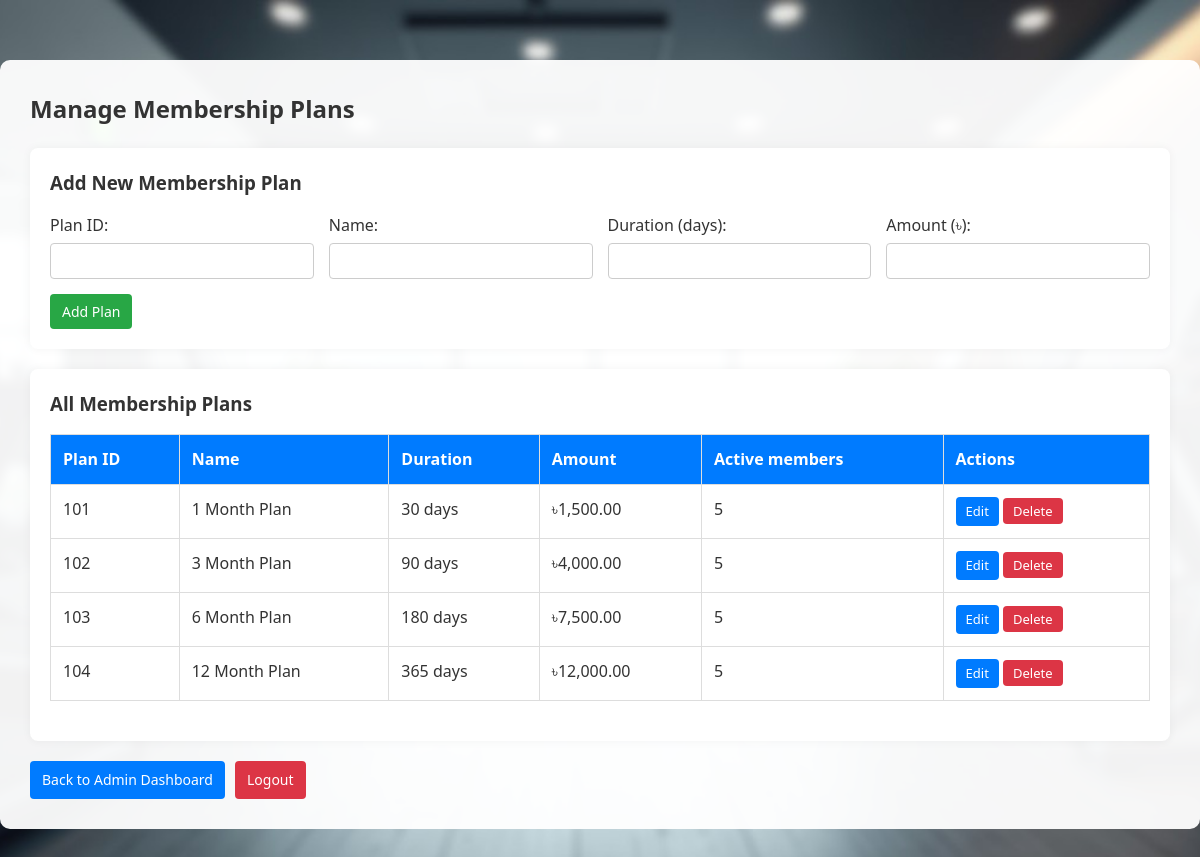
Screenshot of /dashboard/admin/manage_membership_plan.php (signed in) with the database file from the repository.
### tables this page shows
CREATE TABLE `membership_plan` (
  `Plan_id` int(11) NOT NULL,
  `Name` varchar(100) DEFAULT NULL,
  `Duration` int(11) DEFAULT NULL,
  `Amount` decimal(10,2) DEFAULT NULL,
  `Created_by` int(11) DEFAULT NULL
);

### includes/session_check.php (called while the page is built, shortened)
<?php
function e($value): string
{
    return htmlspecialchars((string) $value, ENT_QUOTES, 'UTF-8');
}

### dashboard/admin/manage_membership_plan.php (the view, shortened to what this page needs)
<?php
require_once('../../includes/session_check.php');
require_once('../../includes/db_connect.php');
$error = '';
$edit_plan = null;
$form = ($error && !isset($_POST['delete_id'])) ? [
    'Plan_id' => $_POST['plan_id'] ?? '', 'Name' => $_POST['name'] ?? '',
    'Duration' => $_POST['duration'] ?? '', 'Amount' => $_POST['amount'] ?? '',
] : ($edit_plan ?? []);
$editing = $edit_plan !== null || ($error && isset($_POST['update']));
$plans = $conn->query("
    SELECT mp.*, (SELECT COUNT(*) FROM uses u WHERE u.Plan_ID = mp.Plan_id) AS member_count
    FROM membership_plan mp ORDER BY mp.Duration
");
?>
<!DOCTYPE html>
<html lang="en">
<head>
    <link rel="stylesheet" href="../../assets/css/style.css">
</head>
<body class="page-with-bg">
<div class="container">
    <h2>Manage Membership Plans</h2>
    <div class="card">
        <h3><?= $editing ? 'Update Membership Plan' : 'Add New Membership Plan' ?></h3>
        <form method="POST">
            <div class="form-row">
                <div class="form-group">
                    <label>Plan ID:</label>
                    <input type="number" name="plan_id" min="1" class="form-control" required
                           value="<?= e($form['Plan_id'] ?? '') ?>" <?= $editing ? 'readonly' : '' ?>>
                </div>
                <div class="form-group">
                    <label>Name:</label>
                    <input type="text" name="name" class="form-control" required value="<?= e($form['Name'] ?? '') ?>">
                </div>
                <div class="form-group">
                    <label>Duration (days):</label>
                    <input type="number" name="duration" min="1" class="form-control" required value="<?= e($form['Duration'] ?? '') ?>">
                </div>
                <div class="form-group">
                    <label>Amount (৳):</label>
                    <input type="number" step="0.01" min="0.01" name="amount" class="form-control" required value="<?= e($form['Amount'] ?? '') ?>">
                </div>
            </div>
            <?php if ($editing): ?>
                <button type="submit" name="update" class="btn btn-success">Update Plan</button>
                <a href="manage_membership_plan.php" class="btn btn-secondary">Cancel</a>
            <?php else: ?>
                <button type="submit" name="add" class="btn btn-success">Add Plan</button>
            <?php endif; ?>
        </form>
    </div>
    <div class="card">
        <h3>All Membership Plans</h3>
        <div class="table-wrap">
            <table class="table">
                <tr><th>Plan ID</th><th>Name</th><th>Duration</th><th>Amount</th><th>Active members</th><th>Actions</th></tr>
                <?php while ($row = $plans->fetch_assoc()): ?>
                    <tr>
                        <td><?= e($row['Plan_id']) ?></td>
                        <td><?= e($row['Name']) ?></td>
                        <td><?= e($row['Duration']) ?> days</td>
                        <td>৳<?= number_format((float) $row['Amount'], 2) ?></td>
                        <td><?= e($row['member_count']) ?></td>
                        <td>
                            <a href="?edit=<?= e($row['Plan_id']) ?>" class="btn btn-sm btn-primary">Edit</a>
                            <form method="POST" onsubmit="return confirmDelete('plan')">
                                <button type="submit" class="btn btn-sm btn-danger">Delete</button>
                            </form>
                        </td>
                    </tr>
                <?php endwhile; ?>
            </table>
        </div>
    </div>
    <div class="navigation">
        <a href="admin.php" class="btn btn-primary">Back to Admin Dashboard</a>
        <a href="../../logout.php" class="btn btn-danger">Logout</a>
    </div>
</div>
</body>
</html>

### assets/css/style.css (style rules this page uses)
* { margin: 0; padding: 0; box-sizing: border-box; font-family: "Segoe UI", Tahoma, Geneva, Verdana, sans-serif; }
body { background-color: #f4f6f8; color: #333; line-height: 1.6; }
h2 { margin-bottom: 20px; }
h3 { margin-bottom: 15px; }
.container { max-width: 1200px; margin: 0 auto; padding: 20px; }
.card { background: #fff; border-radius: 8px; padding: 20px; margin-bottom: 20px; box-shadow: 0 0 10px rgba(0,0,0,0.05); }
.navigation { margin-top: 20px; display: flex; flex-wrap: wrap; gap: 10px; }
.table-wrap { overflow-x: auto; }
.table { width: 100%; border-collapse: collapse; margin-bottom: 20px; }
.table th, .table td { padding: 12px; border: 1px solid #ddd; text-align: left; vertical-align: top; }
.table th { background-color: #007bff; color: white; }
.table td form { display: inline; }
.form-group { margin-bottom: 15px; }
.form-row { display: grid; grid-template-columns: repeat(auto-fit, minmax(180px, 1fr)); gap: 15px; }
.form-control { width: 100%; padding: 8px; border: 1px solid #ccc; border-radius: 4px; margin-top: 4px; }
.btn { padding: 8px 12px; border: none; border-radius: 4px; cursor: pointer; display: inline-block; text-align: center; text-decoration: none; font-size: 14px; }
.btn-sm { padding: 4px 10px; font-size: 13px; }
.btn-primary { background-color: #007bff; color: white; }
.btn-success { background-color: #28a745; color: white; }
.btn-danger { background-color: #dc3545; color: white; }
.page-with-bg { background-image: url('../../images/getimg_ai_img-Xon6oqcqWms7Iv4DJHIfh.jpeg'); background-size: cover; background-position: center; background-attachment: fixed; min-height: 100vh; }
.page-with-bg .container { background: rgba(255, 255, 255, 0.95); border-radius: 10px; padding: 30px; margin-top: 60px; margin-bottom: 60px; }

### rows the page displays
membership_plan: Plan_id "101", Name "1 Month Plan", Duration "30", Amount "1,500.00", member_count "5"
membership_plan: Plan_id "102", Name "3 Month Plan", Duration "90", Amount "4,000.00", member_count "5"
membership_plan: Plan_id "103", Name "6 Month Plan", Duration "180", Amount "7,500.00", member_count "5"
membership_plan: Plan_id "104", Name "12 Month Plan", Duration "365", Amount "12,000.00", member_count "5"
